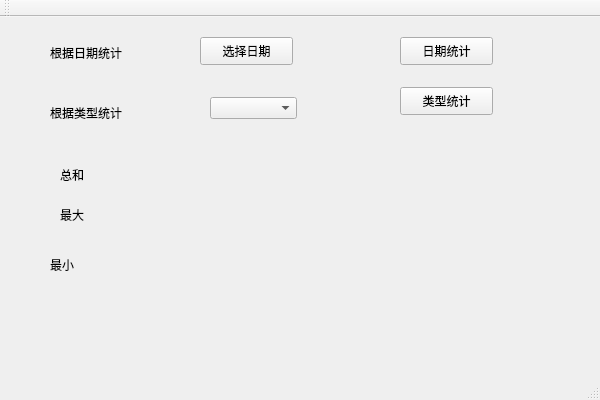
<?xml version="1.0" encoding="UTF-8"?>
<ui version="4.0">
 <class>CalculateClass</class>
 <widget class="QMainWindow" name="CalculateClass">
  <property name="geometry">
   <rect>
    <x>0</x>
    <y>0</y>
    <width>600</width>
    <height>400</height>
   </rect>
  </property>
  <property name="windowTitle">
   <string>Calculate</string>
  </property>
  <widget class="QWidget" name="centralWidget">
   <widget class="QLabel" name="label">
    <property name="geometry">
     <rect>
      <x>50</x>
      <y>20</y>
      <width>101</width>
      <height>31</height>
     </rect>
    </property>
    <property name="text">
     <string>根据日期统计</string>
    </property>
   </widget>
   <widget class="QLabel" name="label_2">
    <property name="geometry">
     <rect>
      <x>50</x>
      <y>80</y>
      <width>101</width>
      <height>31</height>
     </rect>
    </property>
    <property name="text">
     <string>根据类型统计</string>
    </property>
   </widget>
   <widget class="QPushButton" name="pushButton">
    <property name="geometry">
     <rect>
      <x>200</x>
      <y>20</y>
      <width>93</width>
      <height>28</height>
     </rect>
    </property>
    <property name="text">
     <string>选择日期</string>
    </property>
   </widget>
   <widget class="QComboBox" name="comboBox">
    <property name="geometry">
     <rect>
      <x>210</x>
      <y>80</y>
      <width>87</width>
      <height>22</height>
     </rect>
    </property>
   </widget>
   <widget class="QPushButton" name="pushButton_2">
    <property name="geometry">
     <rect>
      <x>400</x>
      <y>20</y>
      <width>93</width>
      <height>28</height>
     </rect>
    </property>
    <property name="text">
     <string>日期统计</string>
    </property>
   </widget>
   <widget class="QPushButton" name="pushButton_3">
    <property name="geometry">
     <rect>
      <x>400</x>
      <y>70</y>
      <width>93</width>
      <height>28</height>
     </rect>
    </property>
    <property name="text">
     <string>类型统计</string>
    </property>
   </widget>
   <widget class="QLabel" name="label_3">
    <property name="geometry">
     <rect>
      <x>60</x>
      <y>150</y>
      <width>72</width>
      <height>15</height>
     </rect>
    </property>
    <property name="text">
     <string>总和</string>
    </property>
   </widget>
   <widget class="QLabel" name="label_4">
    <property name="geometry">
     <rect>
      <x>60</x>
      <y>190</y>
      <width>72</width>
      <height>15</height>
     </rect>
    </property>
    <property name="text">
     <string>最大</string>
    </property>
   </widget>
   <widget class="QLabel" name="label_5">
    <property name="geometry">
     <rect>
      <x>50</x>
      <y>240</y>
      <width>72</width>
      <height>15</height>
     </rect>
    </property>
    <property name="text">
     <string>最小</string>
    </property>
   </widget>
   <widget class="QLabel" name="label_6">
    <property name="geometry">
     <rect>
      <x>240</x>
      <y>140</y>
      <width>72</width>
      <height>15</height>
     </rect>
    </property>
    <property name="text">
     <string/>
    </property>
   </widget>
   <widget class="QLabel" name="label_7">
    <property name="geometry">
     <rect>
      <x>230</x>
      <y>190</y>
      <width>72</width>
      <height>15</height>
     </rect>
    </property>
    <property name="text">
     <string/>
    </property>
   </widget>
   <widget class="QLabel" name="label_8">
    <property name="geometry">
     <rect>
      <x>230</x>
      <y>240</y>
      <width>72</width>
      <height>15</height>
     </rect>
    </property>
    <property name="text">
     <string/>
    </property>
   </widget>
  </widget>
  <widget class="QMenuBar" name="menuBar">
   <property name="geometry">
    <rect>
     <x>0</x>
     <y>0</y>
     <width>600</width>
     <height>26</height>
    </rect>
   </property>
  </widget>
  <widget class="QToolBar" name="mainToolBar">
   <attribute name="toolBarArea">
    <enum>TopToolBarArea</enum>
   </attribute>
   <attribute name="toolBarBreak">
    <bool>false</bool>
   </attribute>
  </widget>
  <widget class="QStatusBar" name="statusBar"/>
 </widget>
 <layoutdefault spacing="6" margin="11"/>
 <resources/>
 <connections/>
</ui>
